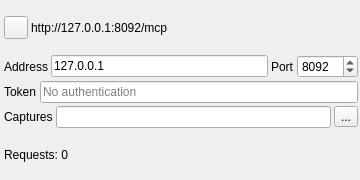
<?xml version="1.0" encoding="UTF-8"?>
<ui version="4.0">
 <class>MCPServerGUI</class>
 <widget class="RollupContents" name="MCPServerGUI">
  <property name="geometry">
   <rect>
    <x>0</x>
    <y>0</y>
    <width>360</width>
    <height>180</height>
   </rect>
  </property>
  <property name="sizePolicy">
   <sizepolicy hsizetype="Expanding" vsizetype="Fixed">
    <horstretch>0</horstretch>
    <verstretch>0</verstretch>
   </sizepolicy>
  </property>
  <property name="minimumSize">
   <size>
    <width>360</width>
    <height>180</height>
   </size>
  </property>
  <property name="maximumSize">
   <size>
    <width>560</width>
    <height>180</height>
   </size>
  </property>
  <property name="font">
   <font>
    <family>Liberation Sans</family>
    <pointsize>9</pointsize>
   </font>
  </property>
  <property name="windowTitle">
   <string>MCP Server</string>
  </property>
  <widget class="QWidget" name="settingsContainer" native="true">
   <property name="geometry">
    <rect>
     <x>2</x>
     <y>2</y>
     <width>358</width>
     <height>178</height>
    </rect>
   </property>
   <property name="windowTitle">
    <string>Settings</string>
   </property>
   <layout class="QVBoxLayout" name="verticalLayout">
    <property name="spacing">
     <number>3</number>
    </property>
    <property name="leftMargin">
     <number>2</number>
    </property>
    <property name="topMargin">
     <number>2</number>
    </property>
    <property name="rightMargin">
     <number>2</number>
    </property>
    <property name="bottomMargin">
     <number>2</number>
    </property>
    <item>
     <layout class="QHBoxLayout" name="controlLayout">
      <item>
       <widget class="ButtonSwitch" name="startStop">
        <property name="toolTip">
         <string>Start/stop the MCP server</string>
        </property>
        <property name="text">
         <string/>
        </property>
        <property name="icon">
         <iconset resource="../../../sdrgui/resources/res.qrc">
          <normaloff>:/play.png</normaloff>
          <normalon>:/stop.png</normalon>:/play.png</iconset>
        </property>
       </widget>
      </item>
      <item>
       <widget class="QLabel" name="url">
        <property name="toolTip">
         <string>URL of the MCP endpoint to give to MCP clients</string>
        </property>
        <property name="text">
         <string>http://127.0.0.1:8092/mcp</string>
        </property>
        <property name="textInteractionFlags">
         <set>Qt::TextSelectableByMouse</set>
        </property>
       </widget>
      </item>
      <item>
       <spacer name="horizontalSpacer">
        <property name="orientation">
         <enum>Qt::Horizontal</enum>
        </property>
        <property name="sizeHint" stdset="0">
         <size>
          <width>40</width>
          <height>20</height>
         </size>
        </property>
       </spacer>
      </item>
     </layout>
    </item>
    <item>
     <layout class="QHBoxLayout" name="serverLayout">
      <item>
       <widget class="QLabel" name="addressLabel">
        <property name="text">
         <string>Address</string>
        </property>
       </widget>
      </item>
      <item>
       <widget class="QLineEdit" name="address">
        <property name="toolTip">
         <string>IP address to listen on.
127.0.0.1 only accepts connections from this computer. 0.0.0.0 accepts connections from any network interface.</string>
        </property>
        <property name="text">
         <string>127.0.0.1</string>
        </property>
       </widget>
      </item>
      <item>
       <widget class="QLabel" name="portLabel">
        <property name="text">
         <string>Port</string>
        </property>
       </widget>
      </item>
      <item>
       <widget class="QSpinBox" name="port">
        <property name="toolTip">
         <string>TCP port to listen for MCP requests on.
Default is 8092.</string>
        </property>
        <property name="minimum">
         <number>1024</number>
        </property>
        <property name="maximum">
         <number>65535</number>
        </property>
        <property name="value">
         <number>8092</number>
        </property>
       </widget>
      </item>
     </layout>
    </item>
    <item>
     <layout class="QHBoxLayout" name="tokenLayout">
      <item>
       <widget class="QLabel" name="tokenLabel">
        <property name="text">
         <string>Token</string>
        </property>
       </widget>
      </item>
      <item>
       <widget class="QLineEdit" name="token">
        <property name="toolTip">
         <string>Optional bearer token. When set, clients must send an Authorization: Bearer header with this value.
Leave empty for no authentication (only safe when listening on 127.0.0.1).</string>
        </property>
        <property name="placeholderText">
         <string>No authentication</string>
        </property>
       </widget>
      </item>
     </layout>
    </item>
    <item>
     <layout class="QHBoxLayout" name="captureLayout">
      <item>
       <widget class="QLabel" name="captureDirLabel">
        <property name="text">
         <string>Captures</string>
        </property>
       </widget>
      </item>
      <item>
       <widget class="QLineEdit" name="captureDir">
        <property name="toolTip">
         <string>Directory that IQ and audio captures are written to.
Capture tools refuse file names that would write outside it.</string>
        </property>
       </widget>
      </item>
      <item>
       <widget class="QToolButton" name="captureDirBrowse">
        <property name="toolTip">
         <string>Choose the capture directory</string>
        </property>
        <property name="text">
         <string>...</string>
        </property>
       </widget>
      </item>
     </layout>
    </item>
    <item>
     <layout class="QHBoxLayout" name="statusLayout">
      <item>
       <widget class="QLabel" name="requests">
        <property name="toolTip">
         <string>Number of MCP requests served since the server was started</string>
        </property>
        <property name="text">
         <string>Requests: 0</string>
        </property>
       </widget>
      </item>
      <item>
       <widget class="QLabel" name="lastRequest">
        <property name="toolTip">
         <string>Last MCP request received</string>
        </property>
        <property name="text">
         <string/>
        </property>
       </widget>
      </item>
      <item>
       <spacer name="horizontalSpacer_2">
        <property name="orientation">
         <enum>Qt::Horizontal</enum>
        </property>
        <property name="sizeHint" stdset="0">
         <size>
          <width>40</width>
          <height>20</height>
         </size>
        </property>
       </spacer>
      </item>
     </layout>
    </item>
   </layout>
  </widget>
 </widget>
 <customwidgets>
  <customwidget>
   <class>ButtonSwitch</class>
   <extends>QToolButton</extends>
   <header>gui/buttonswitch.h</header>
  </customwidget>
  <customwidget>
   <class>RollupContents</class>
   <extends>QWidget</extends>
   <header>gui/rollupcontents.h</header>
   <container>1</container>
  </customwidget>
 </customwidgets>
 <resources>
  <include location="../../../sdrgui/resources/res.qrc"/>
 </resources>
 <connections/>
</ui>
